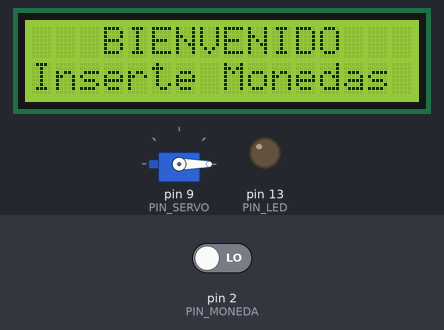
The sketch below on a simulated Arduino Uno, built with avr-gcc and run on an emulated ATmega328P. On the bench: 16×2 character LCD, servo, output pins drawn as LEDs (lit = HIGH). The inputs (shaded band) are chosen by the test bench; at power-on: pin 2 (PIN_MONEDA) LOW.

Above: at 1.6 s.
1.7 s: pin 2 (PIN_MONEDA) driven HIGH
At 2.5 s:
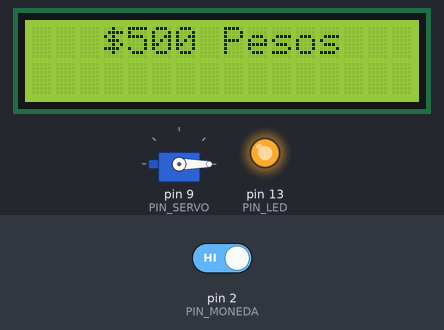
At 3.3 s:
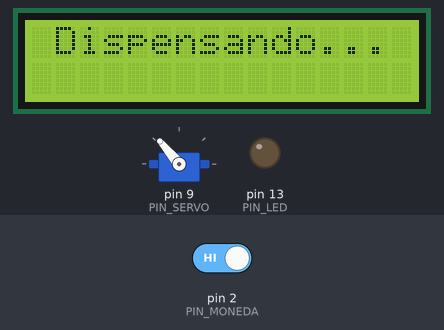
Timing chart, 0 to 5.3 s (numbered marks = the images above; inputs shaded):
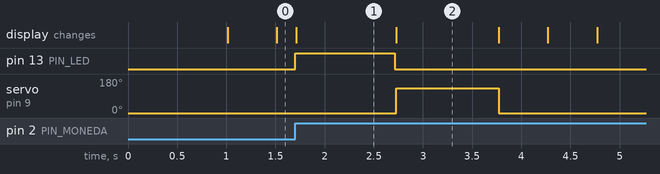

Measured:
- after the input at 1.7 s, pin 13 (PIN_LED): LOW → HIGH at once, → LOW 1.0 s later; servo on pin 9 (PIN_SERVO): 0° → 130° after 1.0 s, → 0° 1.0 s later; the display: changes at once (image 1)
- what the display in image 1 shows lasts 1.0 s, from 1.7 s to 2.7 s

The sketch:

coin_acceptor_arduino_r1_lcd_i2c_servo.ino
```cpp
// Créditos
// Autor: Noxivo
// Descripción: Este código controla un dispensador de monedas utilizando un LCD I2C y un servo motor.

// Bibliotecas necesarias
#include <Wire.h> // Biblioteca para la comunicación I2C
#include <LiquidCrystal_I2C.h> // Biblioteca para el control del LCD I2C
#include <Servo.h> // Biblioteca para el control del servo motor

// Definición de constantes y variables globales
// Dirección I2C del LCD, dimensiones del LCD, inicialización del LCD y del servo motor
// Pines para la entrada de señal de moneda, LED y servo
// Variables para el manejo de interrupciones y parpadeo del mensaje

// Configuración inicial (setup)
// Inicializar comunicación serial, LCD, servo motor, y configurar pines
// Mostrar mensaje de bienvenida y configurar interrupción para la detección de monedas

// Bucle principal (loop)
// Verificar si se ha insertado una moneda y procesar la inserción
// Encender LED, actualizar LCD, mover servo, y mostrar mensajes correspondientes
// Parpadeo del mensaje "Inserte Monedas" en el LCD

// Funciones adicionales
// mostrarMensajeInicial: para mostrar el mensaje de bienvenida en el LCD
// interrupcionMoneda: para manejar la interrupción generada por la inserción de monedas

// Nota: Este pseudo-código sirve como guía para la traducción y mejora del código C++ original.
// Los comentarios detallados y la estructura del código deben adaptarse al estándar de C++ y a las convenciones de nombrado en español.
// Dirección I2C del LCD


// Dirección I2C del LCD
#define I2C_ADDR 0x27

// Dimensiones del LCD
#define LCD_COLS 16
#define LCD_ROWS 2

// Inicialización del LCD
LiquidCrystal_I2C lcd(I2C_ADDR, LCD_COLS, LCD_ROWS);

// Inicialización del Servo
Servo servoMotor;

// Definición de constantes para pines y configuraciones
const int PIN_MONEDA = 2;      // Pin digital para la entrada de señal de moneda
const int PIN_LED = LED_BUILTIN; // Pin digital para el LED incorporado (LED_BUILTIN = 13)
const int PIN_SERVO = 9;        // Pin digital para el servo

// Variables volátiles para el manejo de interrupciones
volatile int conteoPulsos = 0;  // Contador de pulsos de interrupción
volatile bool monedaInsertada = false;  // Bandera de inserción de moneda

// Variables para el parpadeo del mensaje
bool parpadeo = false;
unsigned long ultimoTiempoParpadeo = 0;
unsigned long tiempoAnterior = 0; // Para controlar eventos temporizados

// Configuración inicial del programa
void setup() {
  // Inicialización del puerto serial a 115200 baudios
  Serial.begin(115200);

  // Inicialización del LCD
  lcd.init();
  lcd.backlight();

  // Inicialización del servo
  servoMotor.attach(PIN_SERVO);
  servoMotor.write(0);  // Posiciona el servo en 0 grados

  // Mostrar mensajes centrados
  mostrarMensajeInicial();

  // Configuración del pin del LED como salida
  pinMode(PIN_LED, OUTPUT);

  // Apaga el LED indicador al inicio
  digitalWrite(PIN_LED, LOW);

  // Configuración de la interrupción para el pin de la moneda
  attachInterrupt(digitalPinToInterrupt(PIN_MONEDA), interrupcionMoneda, RISING);
}

// Función principal del programa
void loop() {
  // Verifica si se ha insertado una moneda
  if (monedaInsertada) {
    procesarMoneda();
  }

  // Parpadeo del mensaje "Inserte Monedas"
  parpadeoMensaje();
}

// Función para mostrar el mensaje inicial en el LCD
void mostrarMensajeInicial() {
  lcd.clear();
  lcd.setCursor((LCD_COLS - strlen("BIENVENIDO")) / 2, 0);
  lcd.print("BIENVENIDO");
  lcd.setCursor((LCD_COLS - strlen("Inserte Monedas")) / 2, 1);
  lcd.print("Inserte Monedas");
}

// Función de interrupción para detectar los pulsos de la moneda
void interrupcionMoneda() {
  // Incrementa el contador de pulsos
  conteoPulsos++;

  // Establece la bandera de inserción de moneda
  monedaInsertada = true;
}

// Procesa la inserción de la moneda
void procesarMoneda() {
  // Reinicia la bandera de inserción de moneda
  monedaInsertada = false;

  // Enciende el LED
  digitalWrite(PIN_LED, HIGH);

  // Actualiza el LCD
  lcd.clear();
  lcd.setCursor((LCD_COLS - strlen("$500 Pesos")) / 2, 0);
  lcd.print("$500 Pesos");

  // Espera sin bloquear
  tiempoAnterior = millis();
  while (millis() - tiempoAnterior < 1000) {
    // Mantiene el programa responsivo
  }

  // Apaga el LED indicador
  digitalWrite(PIN_LED, LOW);

  // Muestra "Dispensando" centrado en el LCD
  lcd.clear();
  lcd.setCursor((LCD_COLS - strlen("Dispensando...")) / 2, 0);
  lcd.print("Dispensando...");

  // Mueve el servo a 130 grados mientras se muestra "Dispensando..."
  servoMotor.write(130);

  // Espera sin bloquear
  tiempoAnterior = millis();
  while (millis() - tiempoAnterior < 1000) {
    // Mantiene el programa responsivo
  }

  // Regresa el servo a 0 grados
  servoMotor.write(0);

  // Vuelve al mensaje inicial en el LCD
  mostrarMensajeInicial();
}

// Parpadeo del mensaje "Inserte Monedas"
void parpadeoMensaje() {
  if (millis() - ultimoTiempoParpadeo >= 500) {
    ultimoTiempoParpadeo = millis();
    parpadeo = !parpadeo;
    lcd.setCursor((LCD_COLS - strlen("Inserte Monedas")) / 2, 1);
    if (parpadeo) {
      lcd.print("Inserte Monedas");
    } else {
      lcd.print("               ");  // Espacio en blanco para el parpadeo
    }
  }
}
```
